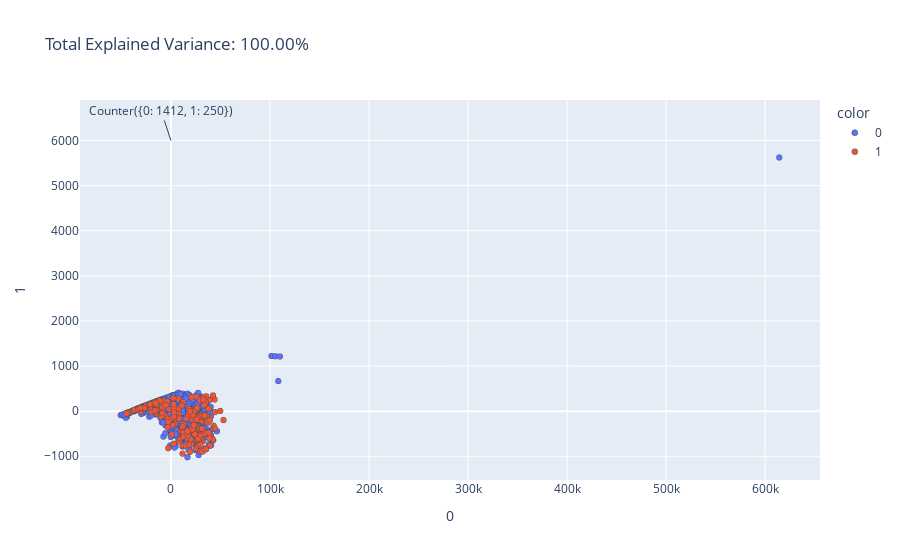

Notebook code cell kept with this figure:
### Code cell
pca = PCA(n_components=2)
components = pca.fit_transform(X_train)
total_var = pca.explained_variance_ratio_.sum() * 100
fig = px.scatter(components,
                 x=0,
                 y=1,
                 color=y_train.astype(str),
                 title=f'Total Explained Variance: {total_var:.2f}%')
fig.update_traces(marker=dict(size=6,
                              line=dict(width=0.5, color='DarkSlateGrey')),
                  selector=dict(mode='markers'))
fig.add_annotation(x=0, y=6000, text=f'{Counter(y_train)}')
fig.show()

### Figure 1 — Plotly figure (JSON) as saved in the notebook; plotly's stock layout.template omitted (floating-point values rounded to 4 significant figures; data arrays with more than 128 entries replaced by an {"elided": "..."} marker saying what was removed)
{"data": [{"hovertemplate": "color=0<br>0=%{x}<br>1=%{y}<extra></extra>", "legendgroup": "0", "marker": {"color": "#636efa", "line": {"color": "DarkSlateGrey", "width": 0.5}, "size": 6, "symbol": "circle"}, "mode": "markers", "name": "0", "showlegend": true, "type": "scattergl", "x": {"elided": "1412 float values"}, "xaxis": "x", "y": {"elided": "1412 float values"}, "yaxis": "y"}, {"hovertemplate": "color=1<br>0=%{x}<br>1=%{y}<extra></extra>", "legendgroup": "1", "marker": {"color": "#EF553B", "line": {"color": "DarkSlateGrey", "width": 0.5}, "size": 6, "symbol": "circle"}, "mode": "markers", "name": "1", "showlegend": true, "type": "scattergl", "x": {"elided": "250 float values"}, "xaxis": "x", "y": {"elided": "250 float values"}, "yaxis": "y"}], "layout": {"annotations": [{"text": "Counter({0: 1412, 1: 250})", "x": 0, "y": 6000}], "legend": {"title": {"text": "color"}, "tracegroupgap": 0}, "title": {"text": "Total Explained Variance: 100.00%"}, "xaxis": {"anchor": "y", "domain": [0, 1], "title": {"text": "0"}}, "yaxis": {"anchor": "x", "domain": [0, 1], "title": {"text": "1"}}}}
